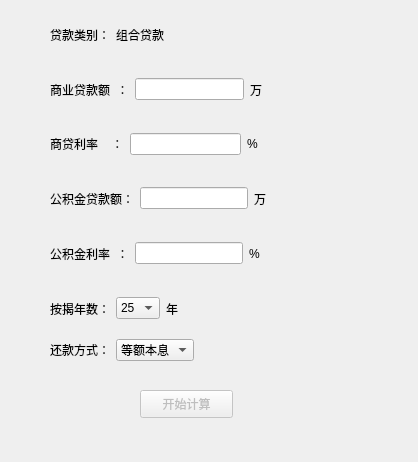
<?xml version="1.0" encoding="UTF-8"?>
<ui version="4.0">
 <class>Widget_zh</class>
 <widget class="QWidget" name="Widget_zh">
  <property name="geometry">
   <rect>
    <x>0</x>
    <y>0</y>
    <width>418</width>
    <height>462</height>
   </rect>
  </property>
  <property name="windowTitle">
   <string>房贷计算器/组合贷款</string>
  </property>
  <widget class="QPushButton" name="pushButton">
   <property name="enabled">
    <bool>false</bool>
   </property>
   <property name="geometry">
    <rect>
     <x>140</x>
     <y>390</y>
     <width>93</width>
     <height>28</height>
    </rect>
   </property>
   <property name="text">
    <string>开始计算</string>
   </property>
  </widget>
  <widget class="QWidget" name="layoutWidget">
   <property name="geometry">
    <rect>
     <x>50</x>
     <y>10</y>
     <width>321</width>
     <height>351</height>
    </rect>
   </property>
   <layout class="QVBoxLayout" name="verticalLayout">
    <item>
     <layout class="QHBoxLayout" name="horizontalLayout">
      <item>
       <widget class="QLabel" name="label">
        <property name="text">
         <string>贷款类别：</string>
        </property>
       </widget>
      </item>
      <item>
       <widget class="QLabel" name="label_3">
        <property name="text">
         <string>组合贷款</string>
        </property>
       </widget>
      </item>
      <item>
       <spacer name="horizontalSpacer">
        <property name="orientation">
         <enum>Qt::Horizontal</enum>
        </property>
        <property name="sizeHint" stdset="0">
         <size>
          <width>40</width>
          <height>20</height>
         </size>
        </property>
       </spacer>
      </item>
     </layout>
    </item>
    <item>
     <layout class="QHBoxLayout" name="horizontalLayout_3">
      <item>
       <widget class="QLabel" name="label_5">
        <property name="text">
         <string>商业贷款额  ：</string>
        </property>
        <property name="buddy">
         <cstring>lineEdit_sydke</cstring>
        </property>
       </widget>
      </item>
      <item>
       <widget class="QLineEdit" name="lineEdit_sydke"/>
      </item>
      <item>
       <widget class="QLabel" name="label_9">
        <property name="text">
         <string>万</string>
        </property>
       </widget>
      </item>
      <item>
       <spacer name="horizontalSpacer_3">
        <property name="orientation">
         <enum>Qt::Horizontal</enum>
        </property>
        <property name="sizeHint" stdset="0">
         <size>
          <width>40</width>
          <height>20</height>
         </size>
        </property>
       </spacer>
      </item>
     </layout>
    </item>
    <item>
     <layout class="QHBoxLayout" name="horizontalLayout_5">
      <item>
       <widget class="QLabel" name="label_7">
        <property name="text">
         <string>商贷利率    ：</string>
        </property>
        <property name="buddy">
         <cstring>lineEdit_sdll</cstring>
        </property>
       </widget>
      </item>
      <item>
       <widget class="QLineEdit" name="lineEdit_sdll"/>
      </item>
      <item>
       <widget class="QLabel" name="label_11">
        <property name="text">
         <string>% </string>
        </property>
       </widget>
      </item>
      <item>
       <spacer name="horizontalSpacer_5">
        <property name="orientation">
         <enum>Qt::Horizontal</enum>
        </property>
        <property name="sizeHint" stdset="0">
         <size>
          <width>40</width>
          <height>20</height>
         </size>
        </property>
       </spacer>
      </item>
     </layout>
    </item>
    <item>
     <layout class="QHBoxLayout" name="horizontalLayout_8">
      <item>
       <widget class="QLabel" name="label_14">
        <property name="text">
         <string>公积金贷款额：</string>
        </property>
        <property name="buddy">
         <cstring>lineEdit_sydke</cstring>
        </property>
       </widget>
      </item>
      <item>
       <widget class="QLineEdit" name="lineEdit_gjjdke"/>
      </item>
      <item>
       <widget class="QLabel" name="label_15">
        <property name="text">
         <string>万</string>
        </property>
       </widget>
      </item>
      <item>
       <spacer name="horizontalSpacer_8">
        <property name="orientation">
         <enum>Qt::Horizontal</enum>
        </property>
        <property name="sizeHint" stdset="0">
         <size>
          <width>40</width>
          <height>20</height>
         </size>
        </property>
       </spacer>
      </item>
     </layout>
    </item>
    <item>
     <layout class="QHBoxLayout" name="horizontalLayout_7">
      <item>
       <widget class="QLabel" name="label_12">
        <property name="text">
         <string>公积金利率  ：</string>
        </property>
        <property name="buddy">
         <cstring>lineEdit_sdll</cstring>
        </property>
       </widget>
      </item>
      <item>
       <widget class="QLineEdit" name="lineEdit_gjjll"/>
      </item>
      <item>
       <widget class="QLabel" name="label_13">
        <property name="text">
         <string>% </string>
        </property>
       </widget>
      </item>
      <item>
       <spacer name="horizontalSpacer_7">
        <property name="orientation">
         <enum>Qt::Horizontal</enum>
        </property>
        <property name="sizeHint" stdset="0">
         <size>
          <width>40</width>
          <height>20</height>
         </size>
        </property>
       </spacer>
      </item>
     </layout>
    </item>
    <item>
     <layout class="QHBoxLayout" name="horizontalLayout_4">
      <item>
       <widget class="QLabel" name="label_6">
        <property name="text">
         <string>按揭年数：</string>
        </property>
        <property name="buddy">
         <cstring>comboBox_ajns</cstring>
        </property>
       </widget>
      </item>
      <item>
       <widget class="QComboBox" name="comboBox_ajns">
        <item>
         <property name="text">
          <string>25</string>
         </property>
        </item>
        <item>
         <property name="text">
          <string>24</string>
         </property>
        </item>
        <item>
         <property name="text">
          <string>23</string>
         </property>
        </item>
        <item>
         <property name="text">
          <string>22</string>
         </property>
        </item>
        <item>
         <property name="text">
          <string>21</string>
         </property>
        </item>
        <item>
         <property name="text">
          <string>20</string>
         </property>
        </item>
        <item>
         <property name="text">
          <string>19</string>
         </property>
        </item>
        <item>
         <property name="text">
          <string>18</string>
         </property>
        </item>
        <item>
         <property name="text">
          <string>17</string>
         </property>
        </item>
        <item>
         <property name="text">
          <string>16</string>
         </property>
        </item>
        <item>
         <property name="text">
          <string>15</string>
         </property>
        </item>
        <item>
         <property name="text">
          <string>14</string>
         </property>
        </item>
        <item>
         <property name="text">
          <string>13</string>
         </property>
        </item>
        <item>
         <property name="text">
          <string>12</string>
         </property>
        </item>
        <item>
         <property name="text">
          <string>11</string>
         </property>
        </item>
        <item>
         <property name="text">
          <string>10</string>
         </property>
        </item>
        <item>
         <property name="text">
          <string>9</string>
         </property>
        </item>
        <item>
         <property name="text">
          <string>8</string>
         </property>
        </item>
        <item>
         <property name="text">
          <string>7</string>
         </property>
        </item>
        <item>
         <property name="text">
          <string>6</string>
         </property>
        </item>
        <item>
         <property name="text">
          <string>5</string>
         </property>
        </item>
        <item>
         <property name="text">
          <string>4</string>
         </property>
        </item>
        <item>
         <property name="text">
          <string>3</string>
         </property>
        </item>
        <item>
         <property name="text">
          <string>2</string>
         </property>
        </item>
        <item>
         <property name="text">
          <string>1</string>
         </property>
        </item>
       </widget>
      </item>
      <item>
       <widget class="QLabel" name="label_10">
        <property name="text">
         <string>年</string>
        </property>
       </widget>
      </item>
      <item>
       <spacer name="horizontalSpacer_4">
        <property name="orientation">
         <enum>Qt::Horizontal</enum>
        </property>
        <property name="sizeHint" stdset="0">
         <size>
          <width>40</width>
          <height>20</height>
         </size>
        </property>
       </spacer>
      </item>
     </layout>
    </item>
    <item>
     <layout class="QHBoxLayout" name="horizontalLayout_6">
      <item>
       <widget class="QLabel" name="label_8">
        <property name="text">
         <string>还款方式：</string>
        </property>
        <property name="buddy">
         <cstring>comboBox_hkfs</cstring>
        </property>
       </widget>
      </item>
      <item>
       <widget class="QComboBox" name="comboBox_hkfs">
        <item>
         <property name="text">
          <string>等额本息</string>
         </property>
        </item>
        <item>
         <property name="text">
          <string>等额本金</string>
         </property>
        </item>
       </widget>
      </item>
      <item>
       <spacer name="horizontalSpacer_6">
        <property name="orientation">
         <enum>Qt::Horizontal</enum>
        </property>
        <property name="sizeHint" stdset="0">
         <size>
          <width>40</width>
          <height>20</height>
         </size>
        </property>
       </spacer>
      </item>
     </layout>
    </item>
   </layout>
  </widget>
 </widget>
 <resources/>
 <connections/>
</ui>
